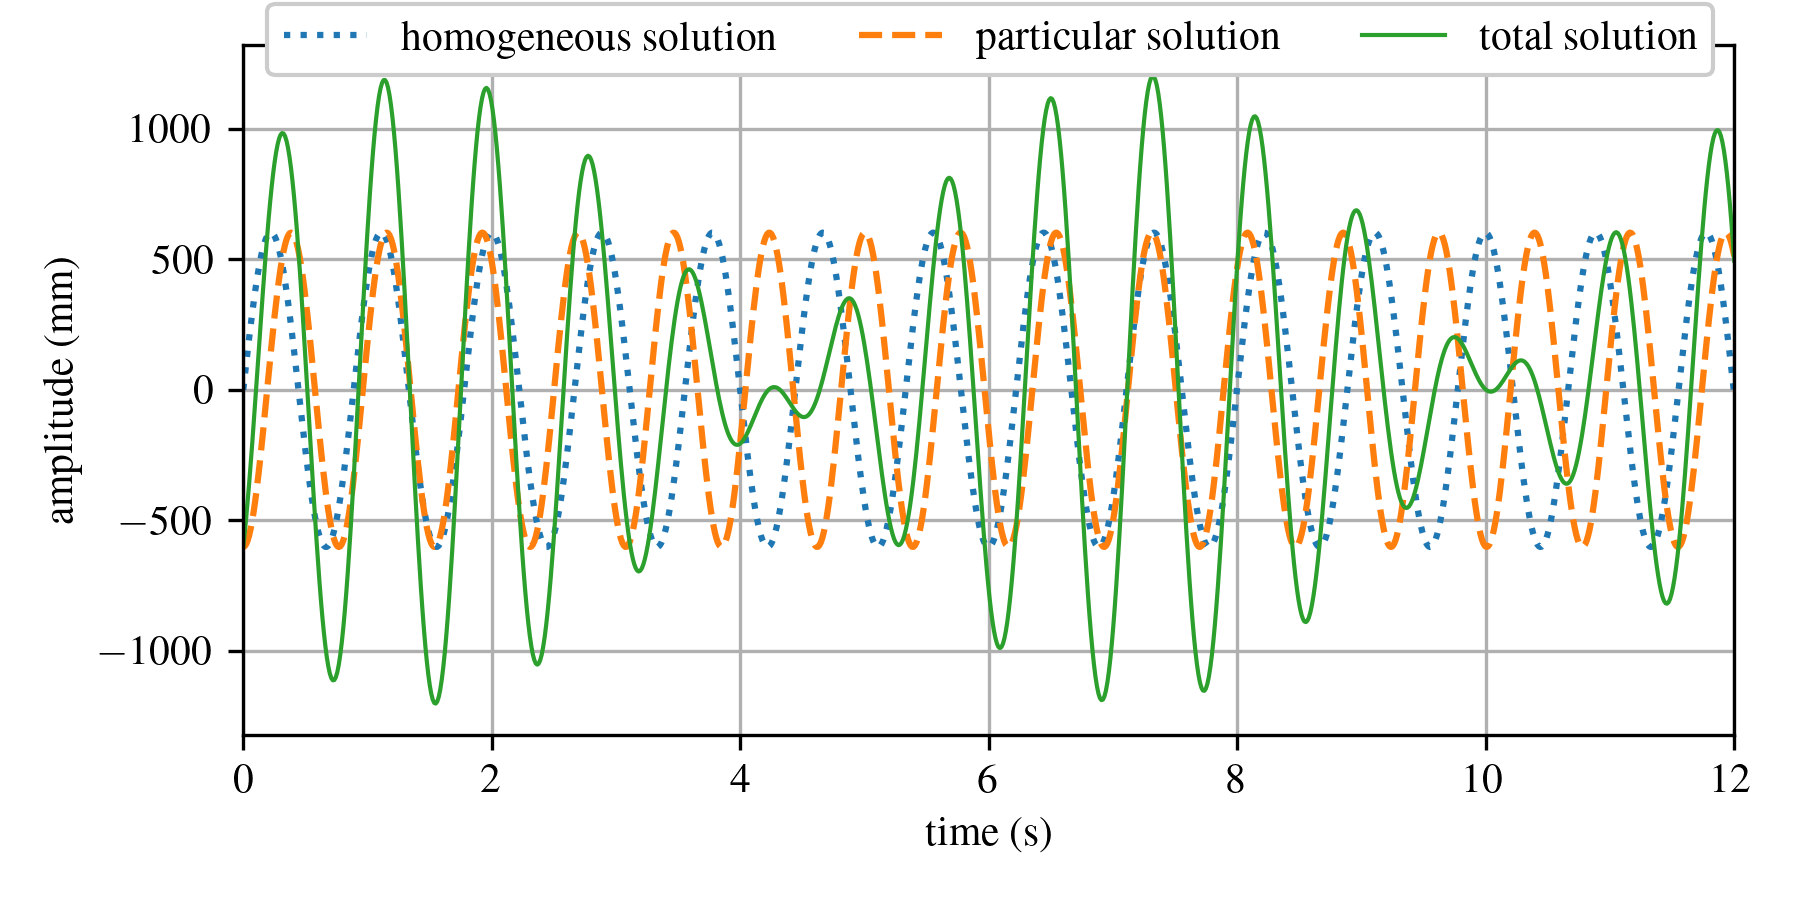

Write Python code to recreate this figure.
#!/usr/bin/env python3
# -*- coding: utf-8 -*-

import IPython as IP
IP.get_ipython().run_line_magic('reset', '-sf')

#%% import modules and set default fonts and colors

"""
Default plot formatting code for Austin Downey's series of open source notes/
books. This common header is used to set the fonts and format.

Last updated March 10, 2024
"""
import matplotlib.pyplot as plt
import matplotlib as mpl
import numpy as np
import pandas as PD
import scipy as sp
from scipy import interpolate
import pickle
import time
import re
import json as json
import pylab
# set default fonts and plot colors
plt.rcParams.update({'text.usetex': True})
plt.rcParams.update({'image.cmap': 'viridis'})
plt.rcParams.update({'font.serif':['Times New Roman', 'Times', 'DejaVu Serif',
 'Bitstream Vera Serif', 'Computer Modern Roman', 'New Century Schoolbook',
 'Century Schoolbook L',  'Utopia', 'ITC Bookman', 'Bookman', 
 'Nimbus Roman No9 L', 'Palatino', 'Charter', 'serif']})
plt.rcParams.update({'font.family':'serif'})
plt.rcParams.update({'font.size': 10})
plt.rcParams.update({'mathtext.rm': 'serif'})
plt.rcParams.update({'mathtext.fontset': 'custom'}) # I don't think I need this as its set to 'stixsans' above.
cc = plt.rcParams['axes.prop_cycle'].by_key()['color']
## End of plot formatting code

plt.close('all')


#%% Load the expermintal data

tt = np.linspace(0,12,1000)

k = 500     # N/m
m = 10      # kg
c = 0       # kg/s
omega = 8.162
F_0 = 100
f_0 = F_0/m 
omega_n = np.sqrt(k/m) # rad/sec
c_critical = 2*m*omega_n
zeta = c/c_critical
omega_d = omega_n*np.sqrt(1-zeta**2)


x_0=0.00   # m
v_0=0.00   # m/s 

# calculate the underdamped response. 
X = f_0/(omega_n**2-omega**2)
A = np.sqrt((v_0/omega_n)**2+(x_0-X)**2)
theta = np.arctan((omega_n*(x_0-X))/(v_0))
xx_h = A*np.sin(omega_n*tt+-0)
xx_p = X*np.cos(omega*tt)
xx_underdamped = xx_h + xx_p


plt.figure(figsize=(6,3))
plt.plot(tt,xx_h*1000,':',lw=1.5,label='homogeneous solution')
plt.plot(tt,xx_p*1000,'--',lw=1.5,label='particular solution')
plt.plot(tt,xx_underdamped*1000,'-',lw=1,label='total solution')
plt.xlim(0,12)
plt.grid('on')
plt.ylabel('amplitude (mm)')
plt.xlabel('time (s)')
plt.tight_layout()
plt.legend(loc=1,ncol=3,framealpha=1,bbox_to_anchor=[0,0,1,1.09])
plt.savefig('homogeneous_and_particular_solutions.png',dpi=300)




omega_n/(v_0)





